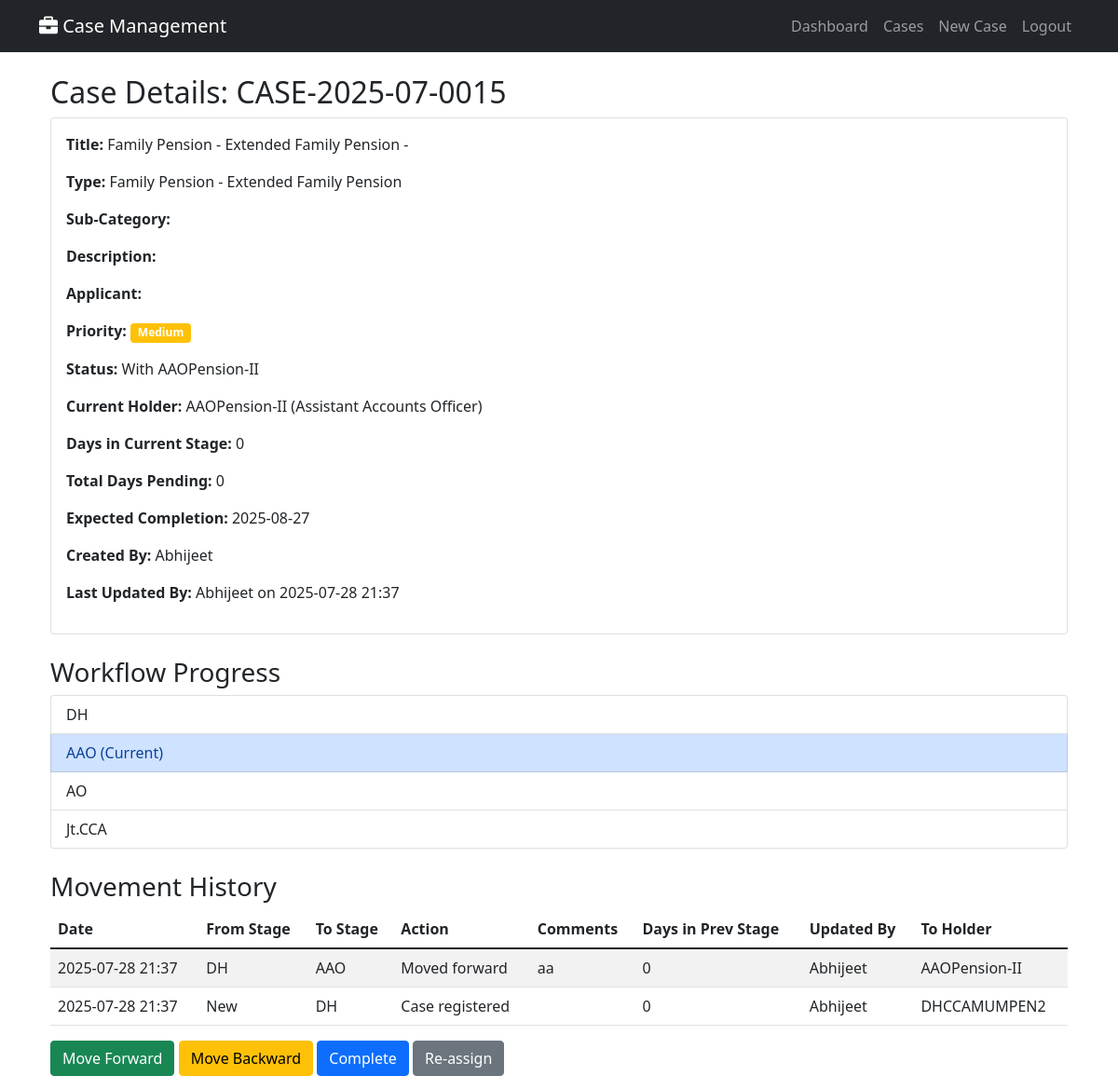
The app's page /cases/CASE-2025-07-0015/ (signed in) with its own data.
### cases/models.py (models this page shows, shortened)
class Case(models.Model):
    PRIORITY_CHOICES = [
        ('High', 'High'),
        ('Medium', 'Medium'),
        ('Low', 'Low'),
    ]
    STATUS_COLORS = [
        ('Green', 'Green'),
        ('Orange', 'Orange'),
        ('Red', 'Red'),
        ('Blue', 'Blue'),
    ]
    MODE_OF_RECEIPT_CHOICES = [
        ('by_post', 'By Post'),
        ('by_hand', 'By Hand'),
        ('online', 'Online'),
        ('offline', 'Offline'),
        ('email', 'Email'),
        ('in_person', 'In Person'),
    ]
    TYPE_OF_CORRECTION_CHOICES = [
        ('change_of_address', 'Change Of Address'),
        ('change_dob_family', 'Change / Correction of DOB of Family Pensioner'),
        ('change_name', 'Change / Correction of Name of the Pensioner / Family Pensioner'),
        ('other', 'Other'),
    ]
    FRESH_COMPLIANCE_CHOICES = [
        ('fresh', 'Fresh Case'),
        ('compliance', 'Compliance'),
    ]
    TYPE_OF_EMPLOYEE_CHOICES = [
        ('MTNL_IDA', 'MTNL IDA'),
        ('MTNL_CDA', 'MTNL CDA'),
        ('DOT_CDA', 'DOT CDA'),
    ]
    TYPE_OF_PENSION_CHOICES = [
        ('MTNL-IDA', 'MTNL-IDA'),
        ('DOT-CDA', 'DOT-CDA'),
    ]
    TYPE_OF_PENSIONER_CHOICES = [
        ('Superannuation/VR', 'Superannuation / VR'),
        ('Family Pensioner', 'Family Pensioner'),
    ]
    case_id = models.CharField(max_length=50, unique=True, db_index=True)
    registration_date = models.DateTimeField(default=timezone.now)
    case_type = models.ForeignKey(CaseType, on_delete=models.CASCADE)
    sub_category = models.CharField(max_length=100)
    case_title = models.CharField(max_length=500)
    case_description = models.TextField()
    applicant_name = models.CharField(max_length=200)
    ppo_master = models.ForeignKey(PPOMaster, on_delete=models.SET_NULL, null=True, blank=True)
    priority = models.CharField(max_length=10, choices=PRIORITY_CHOICES, default='Medium')
    current_status = models.CharField(max_length=200)
    current_holder = models.ForeignKey(UserProfile, on_delete=models.CASCADE, related_name='current_cases')
    days_in_current_stage = models.IntegerField(default=0)
    total_days_pending = models.IntegerField(default=0)
    expected_completion = models.DateTimeField()
    actual_completion = models.DateTimeField(null=True, blank=True)
    status_color = models.CharField(max_length=10, choices=STATUS_COLORS, default='Green')
    is_completed = models.BooleanField(default=False)
    created_by = models.ForeignKey(User, on_delete=models.CASCADE, related_name='created_cases')
    last_updated_by = models.ForeignKey(User, on_delete=models.CASCADE, related_name='updated_cases')
    last_update_date = models.DateTimeField(auto_now=True)
    ppo_number = models.CharField(max_length=20, blank=True)
    name_pensioner = models.CharField(max_length=200, blank=True)
    mobile_number = models.CharField(max_length=15, blank=True)
    last_lc_done_date = models.DateField(null=True, blank=True)
    kyp_flag = models.BooleanField(default=False)
    mode_of_receipt = models.CharField(max_length=20, choices=MODE_OF_RECEIPT_CHOICES, blank=True)
    date_of_death = models.DateField(null=True, blank=True)
    name_claimant = models.CharField(max_length=200, blank=True)
    relationship = models.CharField(max_length=50, blank=True)
    service_book_enclosed = models.BooleanField(default=False)
    type_of_correction = models.CharField(max_length=30, choices=TYPE_OF_CORRECTION_CHOICES, blank=True)
    original_ppo_submitted = models.BooleanField(default=False)
    fresh_or_compliance = models.CharField(max_length=20, choices=FRESH_COMPLIANCE_CHOICES, blank=True)
    type_of_employee = models.CharField(max_length=20, choices=TYPE_OF_EMPLOYEE_CHOICES, blank=True)
    retiring_employee = models.ForeignKey('RetiringEmployee', on_delete=models.SET_NULL, null=True, blank=True)
    type_of_pension = models.CharField(max_length=20, choices=TYPE_OF_PENSION_CHOICES, blank=True)
    type_of_pensioner = models.CharField(max_length=30, choices=TYPE_OF_PENSIONER_CHOICES, blank=True)
    date_of_retirement = models.DateField(null=True, blank=True)
    objects = CaseManager()
    class Meta:
        ordering = ['-registration_date']
        indexes = [
            models.Index(fields=['case_id']),
            models.Index(fields=['ppo_number']),
            models.Index(fields=['current_holder', 'is_completed']),
            models.Index(fields=['priority', 'status_color']),
            models.Index(fields=['registration_date']),
        ]

class CaseType(models.Model):
    WORKFLOW_TYPES = [
        ('Type_A', 'Type A: DH → AAO → AO'),
        ('Type_B', 'Type B: DH → AAO → AO → Jt.CCA'),
        ('Type_C', 'Type C: DH → AAO → AO → Jt.CCA → CCA'),
        ('Type_Extended', 'Type Extended: DH → AAO → AO → Dy.CCA → Jt.CCA → CCA → Pr.CCA'),
    ]
    PRIORITY_CHOICES = [
        ('High', 'High'),
        ('Medium', 'Medium'),
        ('Low', 'Low'),
    ]
    name = models.CharField(max_length=100, unique=True)
    sub_categories = models.TextField(help_text="Comma-separated sub-categories")
    priority = models.CharField(max_length=10, choices=PRIORITY_CHOICES, default='Medium')
    expected_days = models.IntegerField(default=30)
    workflow_type = models.CharField(max_length=20, choices=WORKFLOW_TYPES, default='Type_A')
    is_active = models.BooleanField(default=True)

class UserProfile(models.Model):
    ROLE_CHOICES = [
        ('DH', 'Dealing Hand'),
        ('AAO', 'Assistant Accounts Officer'),
        ('AO', 'Accounts Officer'),
        ('Dy.CCA', 'Deputy Chief Controller of Accounts'),
        ('Jt.CCA', 'Joint Chief Controller of Accounts'),
        ('CCA', 'Chief Controller of Accounts'),
        ('Pr.CCA', 'Principal Chief Controller of Accounts'),
        ('ADMIN', 'Administrator'),
    ]
    user = models.OneToOneField(User, on_delete=models.CASCADE)
    role = models.CharField(max_length=10, choices=ROLE_CHOICES)
    phone = models.CharField(max_length=15, blank=True)
    department = models.CharField(max_length=100, blank=True)
    is_active_holder = models.BooleanField(default=True)

class CaseMovement(models.Model):
    case = models.ForeignKey(Case, on_delete=models.CASCADE, related_name='movements')
    movement_date = models.DateTimeField(default=timezone.now)
    from_stage = models.CharField(max_length=100)
    to_stage = models.CharField(max_length=100)
    from_holder = models.ForeignKey(UserProfile, on_delete=models.CASCADE, related_name='movements_from', null=True, blank=True)
    to_holder = models.ForeignKey(UserProfile, on_delete=models.CASCADE, related_name='movements_to')
    action = models.CharField(max_length=200)
    comments = models.TextField(blank=True)
    days_in_previous_stage = models.IntegerField(default=0)
    updated_by = models.ForeignKey(User, on_delete=models.CASCADE)
    class Meta:
        ordering = ['-movement_date']

### cases/views.py (the view)
# urls.py: path('cases/<str:case_id>/', views.case_detail, name='case_detail'),
@login_required
def case_detail(request, case_id):
    case = get_object_or_404(Case, case_id=case_id)
    user_profile = get_object_or_404(UserProfile, user=request.user)
    if user_profile.role != 'ADMIN' and case.current_holder != user_profile:
        messages.error(request, "You don't have permission to view this case.")
        return redirect('case_list')
    movements = CaseMovement.objects.filter(case=case).order_by('-movement_date')
    workflow = get_workflow_for_case(case)
    current_stage_index = get_current_stage_index(case, workflow)
    context = {
        'case': case,
        'movements': movements,
        'workflow': workflow,
        'current_stage_index': current_stage_index,
        'user_profile': user_profile,
    }
    return render(request, 'cases/case_detail.html', context)

### cases/models.py (called while the page is built)
def get_workflow_for_case(case):
    return WORKFLOW_STAGES[case.case_type.workflow_type]

def get_current_stage_index(case, workflow):
    return workflow.index(case.current_holder.role)

    def get_queryset(self):
        return CaseQuerySet(self.model, using=self._db)

### templates/cases/case_detail.html (shortened to what this page needs)
{% extends 'base.html' %}
{% block content %}
<div class="container mt-4">
    <h2>Case Details: {{ case.case_id }}</h2>
    <div class="card mb-4">
        <div class="card-body">
            <p><strong>Title:</strong> {{ case.case_title }}</p>
            <p><strong>Type:</strong> {{ case.case_type.name }}</p>
            <p><strong>Sub-Category:</strong> {{ case.sub_category }}</p>
            <p><strong>Description:</strong> {{ case.case_description }}</p>
            <p><strong>Applicant:</strong> {{ case.applicant_name }}</p>
            <p><strong>Priority:</strong>
                <span class="badge {% if case.priority == 'High' %}bg-danger{% elif case.priority == 'Medium' %}bg-warning{% else %}bg-success{% endif %}">
                    {{ case.priority }}
                </span>
            </p>
            <p><strong>Status:</strong> {{ case.current_status }}</p>
            <p><strong>Current Holder:</strong> {{ case.current_holder.user.username }} ({{ case.current_holder.get_role_display }})</p>
            <p><strong>Days in Current Stage:</strong> {{ case.days_in_current_stage }}</p>
            <p><strong>Total Days Pending:</strong> {{ case.total_days_pending }}</p>
            <p><strong>Expected Completion:</strong> {{ case.expected_completion|date:"Y-m-d" }}</p>
            <p><strong>Created By:</strong> {{ case.created_by.username }}</p>
            <p><strong>Last Updated By:</strong> {{ case.last_updated_by.username }} on {{ case.last_update_date|date:"Y-m-d H:i" }}</p>
        </div>
    </div>
    <h3>Workflow Progress</h3>
    <ul class="list-group mb-4">
        {% for stage in workflow %}
            <li class="list-group-item {% if forloop.counter0 == current_stage_index %}list-group-item-primary{% endif %}">
                {{ stage }}
                {% if forloop.counter0 == current_stage_index %}(Current){% endif %}
            </li>
        {% endfor %}
    </ul>
    <h3>Movement History</h3>
    <table class="table table-striped">
        <thead>
            <tr>
                <th>Date</th>
                <th>From Stage</th>
                <th>To Stage</th>
                <th>Action</th>
                <th>Comments</th>
                <th>Days in Prev Stage</th>
                <th>Updated By</th>
                <th>To Holder</th>
            </tr>
        </thead>
        <tbody>
            {% for movement in movements %}
            <tr>
                <td>{{ movement.movement_date|date:"Y-m-d H:i" }}</td>
                <td>{{ movement.from_stage }}</td>
                <td>{{ movement.to_stage }}</td>
                <td>{{ movement.action }}</td>
                <td>{{ movement.comments }}</td>
                <td>{{ movement.days_in_previous_stage }}</td>
                <td>{{ movement.updated_by.username }}</td>
                <td>{% if movement.to_holder %}{{ movement.to_holder.user.username }}{% else %}N/A{% endif %}</td>
            </tr>
            {% empty %}
            <tr><td colspan="8">No movements yet.</td></tr>
            {% endfor %}
        </tbody>
    </table>
    {% if user_profile.role == 'ADMIN' or case.current_holder == user_profile %}
        {% if not case.is_completed %}
            <a href="{% url 'move_case' case.case_id %}?type=forward" class="btn btn-success">Move Forward</a>
            {% if user_profile.role != 'DH' %}
                <a href="{% url 'move_case' case.case_id %}?type=backward" class="btn btn-warning">Move Backward</a>
                <a href="{% url 'move_case' case.case_id %}?type=complete" class="btn btn-primary">Complete</a>
                <a href="{% url 'move_case' case.case_id %}?type=reassign" class="btn btn-secondary">Re-assign</a>
            {% endif %}
        {% endif %}
    {% endif %}
</div>
{% endblock %}

### records on screen
Case: case_id "CASE-2025-07-0015", case_title "Family Pension - Extended Family Pension -", case_type.name "Family Pension - Extended Family Pension", priority "Medium", current_status "With AAOPension-II", current_holder.user.username "AAOPension-II", current_holder.role "Assistant Accounts Officer", days_in_current_stage "0", total_days_pending "0", expected_completion "2025-08-27", created_by.username "Abhijeet", last_updated_by.username "Abhijeet", last_update_date "2025-07-28 21:37"
CaseMovement: movement_date "2025-07-28 21:37", from_stage "DH", to_stage "AAO", action "Moved forward", comments "aa", days_in_previous_stage "0", updated_by.username "Abhijeet", to_holder.user.username "AAOPension-II"
CaseMovement: movement_date "2025-07-28 21:37", from_stage "New", to_stage "DH", action "Case registered", days_in_previous_stage "0", updated_by.username "Abhijeet", to_holder.user.username "DHCCAMUMPEN2"

### other values on screen
{{ stage }} "DH" "AAO" "AO" "Jt.CCA"
